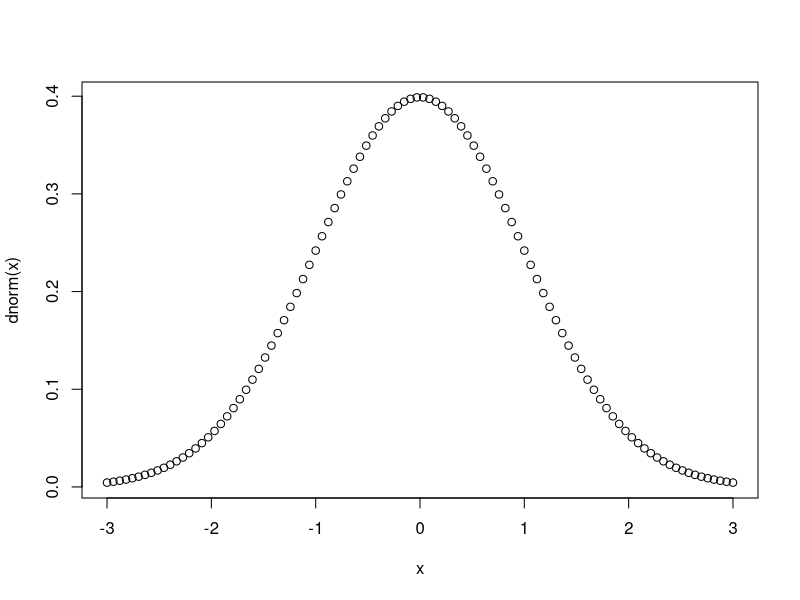
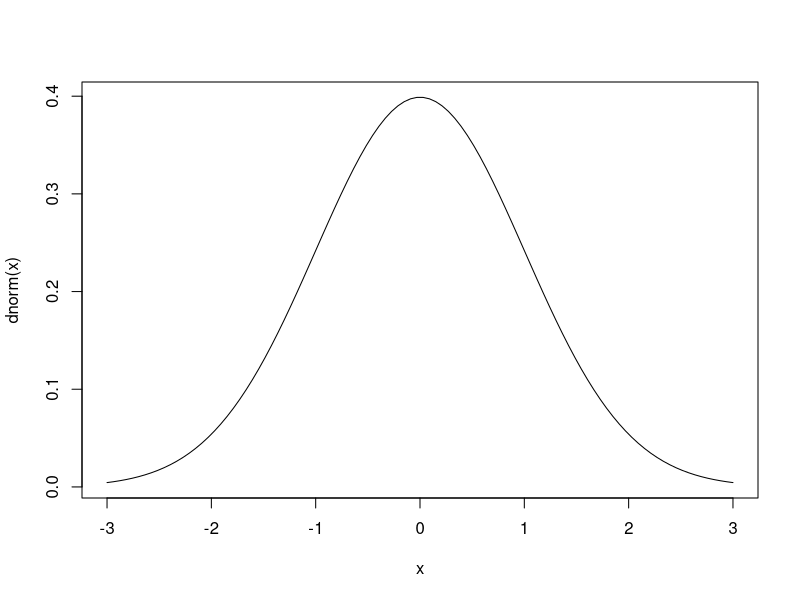
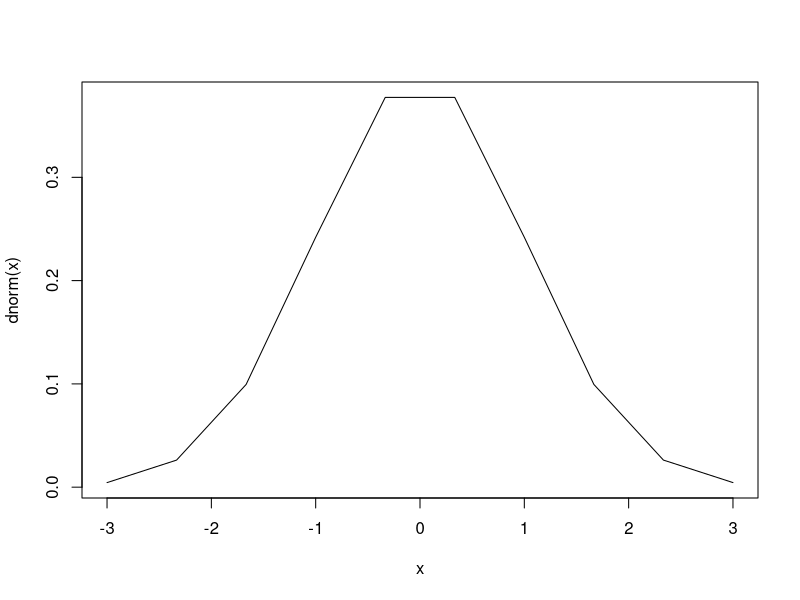
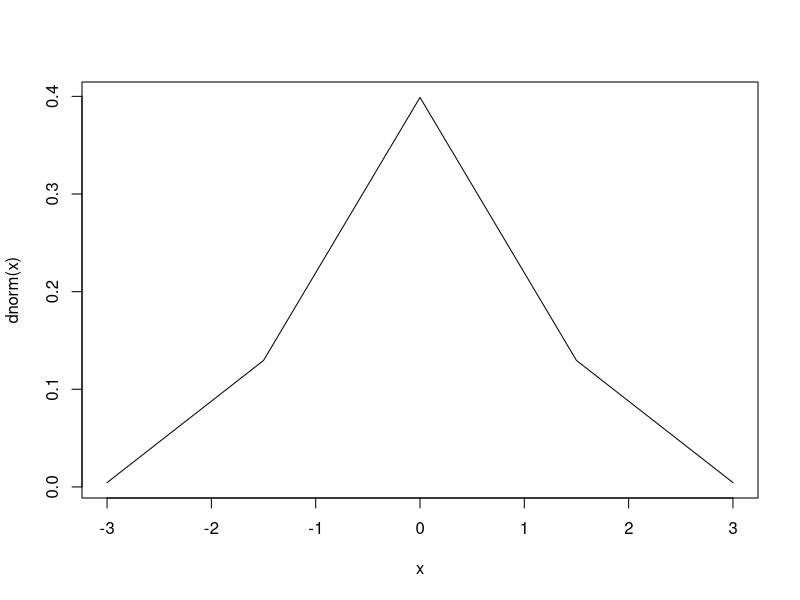
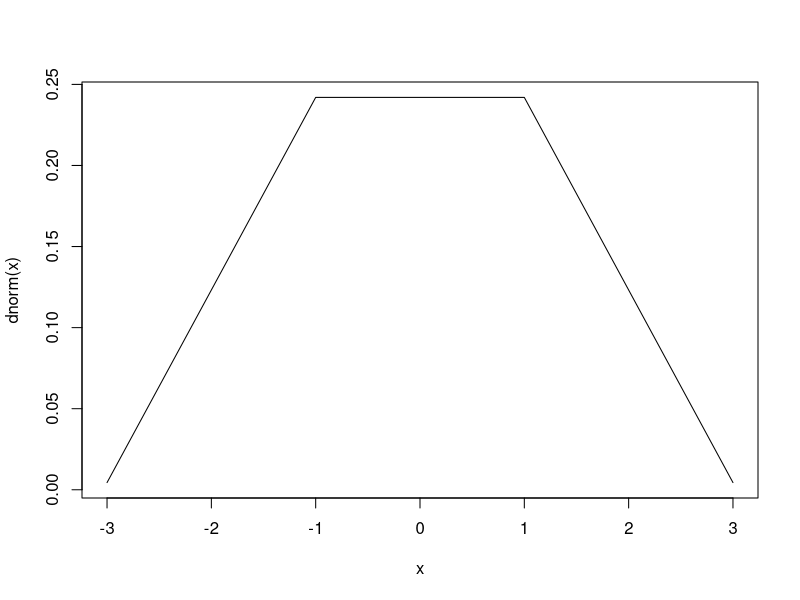
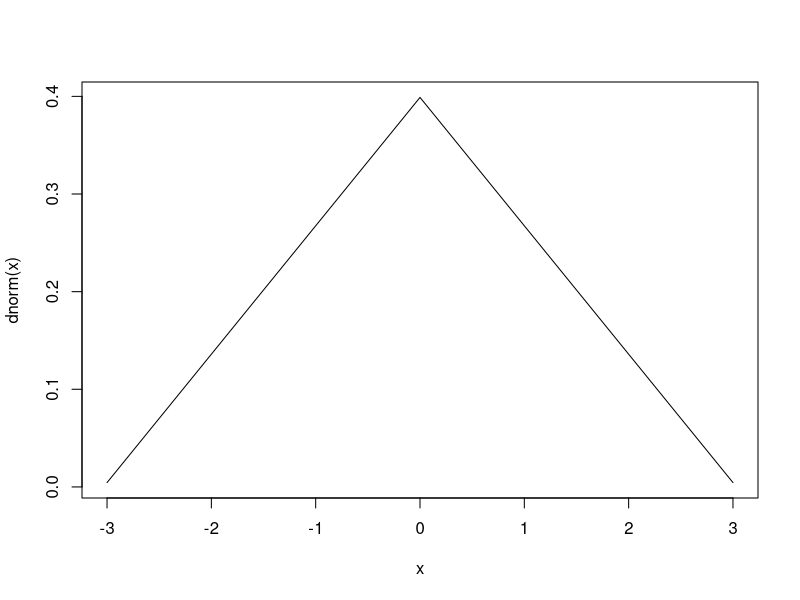
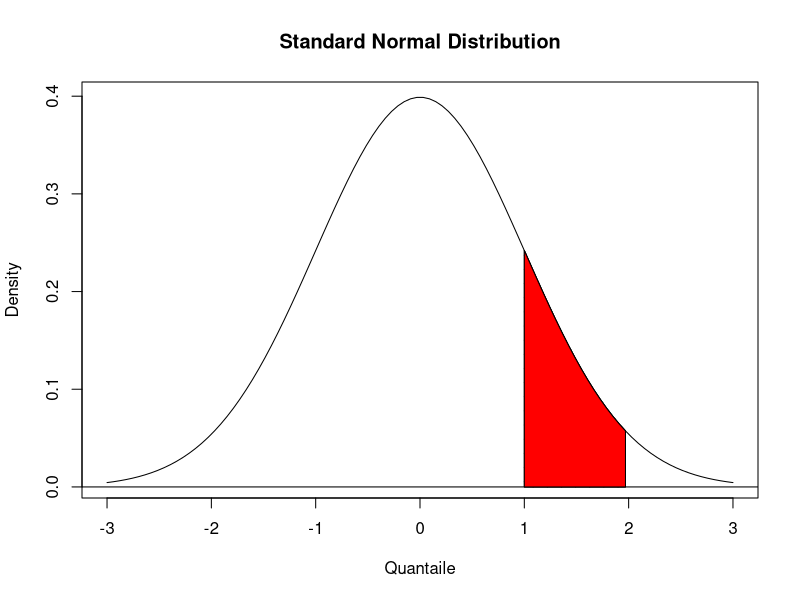
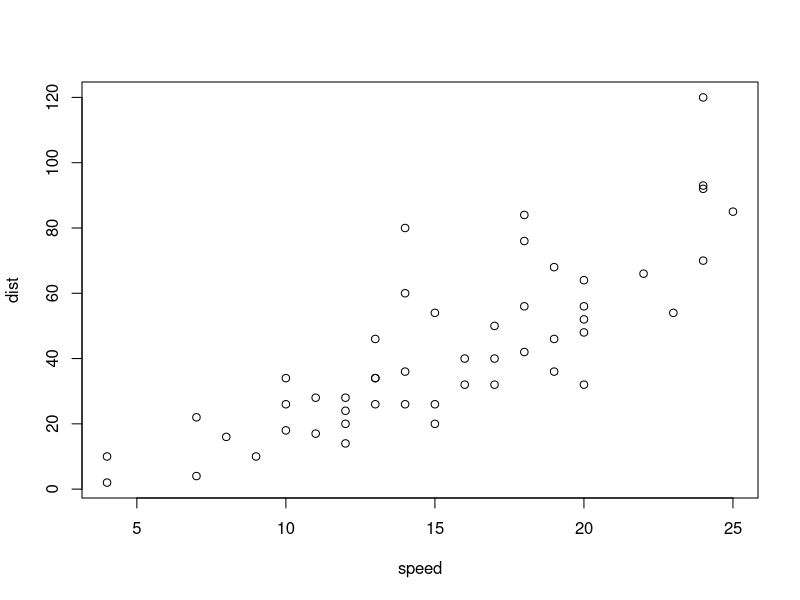

Reproduce these figures in R, in order.
## ---- chunk 1
x <- seq(from=-3, to=+3, length.out=100)
plot(x, dnorm(x))
# 그러나 정규분포는 연속확률분포이기 때문에 plot함수에 type="l" 인자를 써줘야 한다.
plot(x, dnorm(x), type="l")
# 이제 length.out을 조작해 보자. =10
x <- seq(from=-3, to=+3, length.out=10)
plot(x, dnorm(x), type="l")
# 이제 length.out을 조작해 보자. =5
x <- seq(from=-3, to=+3, length.out=5)
plot(x, dnorm(x), type="l")
# 이제 length.out을 조작해 보자. =4
x <- seq(from=-3, to=+3, length.out=4)
plot(x, dnorm(x), type="l")
# 이제 length.out을 조작해 보자. =3
x <- seq(from=-3, to=+3, length.out=3)
plot(x, dnorm(x), type="l")
## ---- chunk 2
x <- seq(from=-3, to=+3, length.out=100)
y <- dnorm(x)
plot(x,y, main="Standard Normal Distribution", type="l", ylab="Density", xlab="Quantaile")
abline(h=0)
# 표준정규분포에 영역을 선택해 보자.
# 이제 필요한 부분을 연속된 선분으로 정의한다. 
# 선분들은 각가(x, y)좌표들의 연속으로 정의된다. 그러면 polygon함수는 가장 처음과 끝(x,y) 점들을 연결해 다각형으로 닫아준다. 

#다각형 본체는 1 <= z <= 2인 밀도곡선을 따른다. 
region.x <- x[1 <= x & x <= 2]
region.y <- y[1 <= x & x <= 2]

# Y축까지 내려오는 처음과 마지막 선분을 추가한다. 
region.x <- c(region.x[1], region.x, tail(region.x,1))
region.y <- c(0, region.y, 0)

#마지막으로 polygon을 호출해 해당 구역의 경계를 그린 뒤 안을 채우면 끝
polygon(region.x, region.y, density=10) # density=10은 45도 각도의 사선으로 안을 채움

# 선이 아닌 색상으로 채우려면 density=-1로 설정하고 col을 원하는 색상으로 하면됨.
polygon(region.x, region.y, density=-1, col="red")
## ---- chunk 3
summary(cars)
head(cars, 5) # cars데이터의 앞부분 5행 정도를 확인한다.
tail(cars, 5) # cars데이터의 끝부분 5행 정도를 확인한다.
plot(cars) # cars데이터의 산점도를 그린다.
## ---- chunk 4
plot(cars, 
     main="cars: Speed vs. Stopping Distance(1920)", # 그래프 제목
     xlab="Speed (MPH)",   # x축의 제목
     ylab="Stopping Distance(ft)")  # y축의 제목
## ---- chunk 5
plot(cars, 
     main="cars: Speed vs. Stopping Distance(1920)", # 그래프 제목
     xlab="Speed (MPH)",   # x축의 제목
     ylab="Stopping Distance(ft)",  # y축의 제목
     type="n")  # 제목과 축들을 포함해 새로운 그래프를 생성
grid() # 격자를 그린다.
points(cars)  # 저수준 그래픽 함수인 points를 호출하여 산점도를 그린다. 
## ---- chunk 6
# 도표를 그리기 전에 데이터의 구조를 확인하자.
head(iris, 5)
tail(iris, 5)
names(iris) # 데이터 변수명을 확인
# edit(iris) # 데이터를 편집할 수 있는 명령. 데이터에 문제가 있어 수정하고 싶다면 이 명령을 사용.
with(iris, plot(Petal.Length, Petal.Width))  # 산점도는 이렇게 그릴 수 있지만
# plot(iris$Petal.Length, iris$Petal.Width)  # 이렇게 그릴 수도 있다. 
## ---- chunk 7
with(iris, plot(Petal.Length, Petal.Width, pch=as.integer(Species)))
## ---- chunk 8
with(iris, plot(Petal.Length, Petal.Width, pch=as.integer(Species)))
legend(1.5, 2.4, c("setosa", "versicolor", "virginica"), pch=1:3)
## ---- chunk 9
f <- factor(iris$Species) # 요인변수를 지정하고 그것을 f에 저장한다.
with(iris, plot(Petal.Length, Petal.Width, pch=as.integer(f))) # 집단별로 구분된 산점도를 그린다.
legend(1.5, 2.4, as.character(levels(f)), pch=1:length(levels(f))) # 점범례를 그린다.
